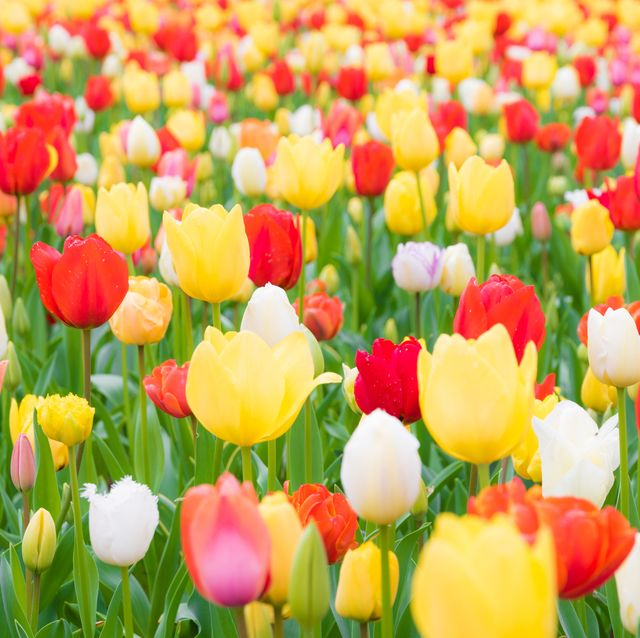
#> input picture Images_and_videos/tulips.jpg, 640 x 638 px
$ python 2_color_images.py
#> lines starting #> are read from the running program, lines starting #| are printed output that depends on the picture
import cv2
import numpy as np


# Define a function to display images
def show(title, source=None):
    cv2.imshow(title, source)
    cv2.waitKey(0)
    cv2.destroyAllWindows()


# Read an image
source_image = cv2.imread('..//Images_and_videos//tulips.jpg')
#> source_image is the input picture: shape (638, 640, 3); mean B, G, R 87.5, 161.1, 197.5
print(source_image.shape)
#| (638, 640, 3)
print(source_image.dtype)
#| uint8

# [7 lines of commented-out code are left out]
blue, green, red = source_image[:, :, 0], source_image[:, :, 1], source_image[:, :, 2]
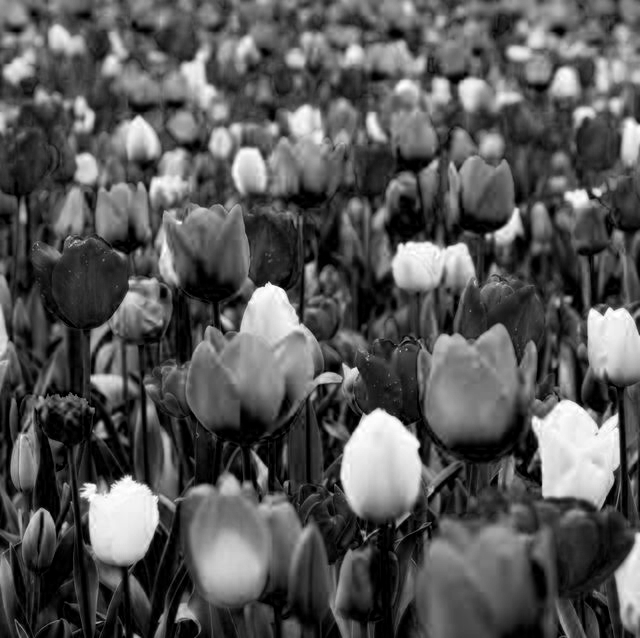
#> blue: shape (638, 640); min 0, max 255, mean 87.5
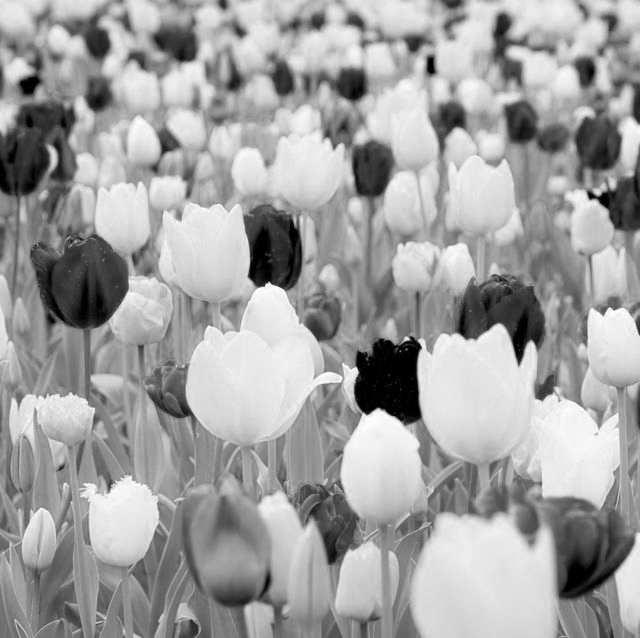
#> green: shape (638, 640); min 0, max 255, mean 161.1
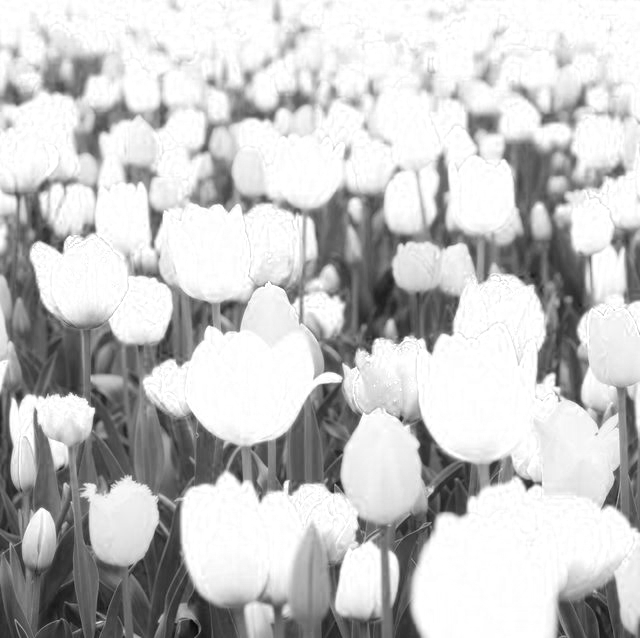
#> red: shape (638, 640); min 6, max 255, mean 197.5

# Manually merge color channels in reversed order to get the RGB image
image_rgb_manual = np.ones_like(source_image)
image_rgb_manual[:, :, 0], image_rgb_manual[:, :, 1], image_rgb_manual[:, :, 2] = red, green, blue

# Merge an RGB image using OpenCV
colors = (red, green, blue)
image_rgb_opencv = cv2.merge(colors)

# Create the Ukrainian flag from scratch
image_UA_flag = np.zeros((300, 600, 3), dtype='uint8')
image_UA_flag[0:150, :, 0] = 255
image_UA_flag[150:300, :, 2] = 255
image_UA_flag[150:300, :, 1] = 255

# Create the Italian flag from scratch
image_IT_flag = np.zeros((300, 600, 3), dtype='uint8')
image_IT_flag[:, 0:200, 1] = 255
image_IT_flag[:, 200:400, :] = 255
image_IT_flag[:, 400:600, 2] = 255

# Create the German flag from scratch
image_GR_flag = np.ones((300, 600, 3), dtype='uint8')
image_GR_flag[0:100, :, :] = 0
image_GR_flag[100:200, :, 2] = 255
image_GR_flag[200:300, :, 1:3] = 255

# [9 lines of commented-out code are left out]
show('Ukrainian flag', image_UA_flag)
#> in show, `cv2.imshow(title, source)`:
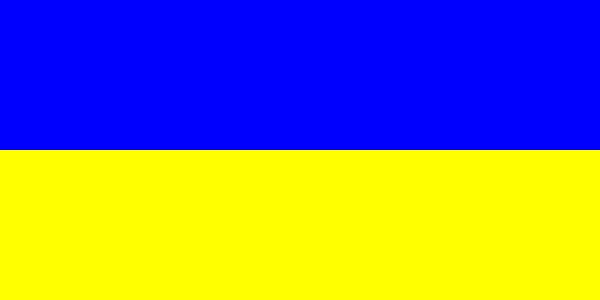
#> window 'Ukrainian flag': shape (300, 600, 3); mean B, G, R 127.5, 127.5, 127.5
show('Italian flag', image_IT_flag)
#> call 2 of show, with title = 'Italian flag'
#> in show (call 2), `cv2.imshow(title, source)`:
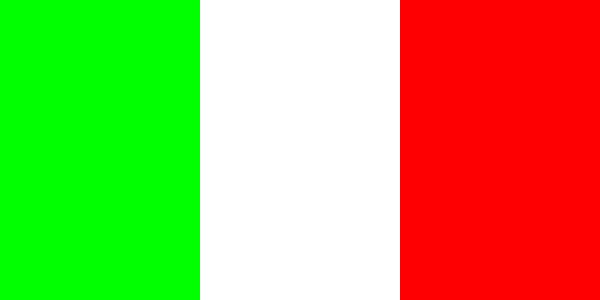
#> window 'Italian flag': shape (300, 600, 3); mean B, G, R 85, 170, 170
show('German flag', image_GR_flag)
#> call 3 of show, with title = 'German flag'
#> in show (call 3), `cv2.imshow(title, source)`:
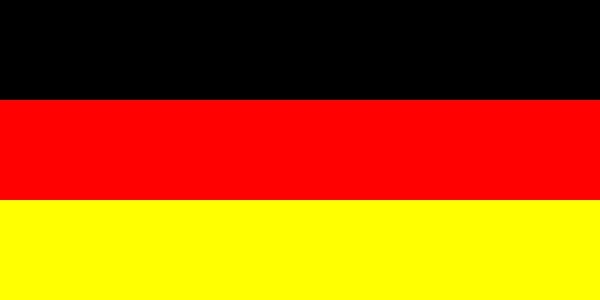
#> window 'German flag': shape (300, 600, 3); mean B, G, R 0.7, 85.3, 170

$ run again, with Images_and_videos/1.jpg copied over Images_and_videos/tulips.jpg
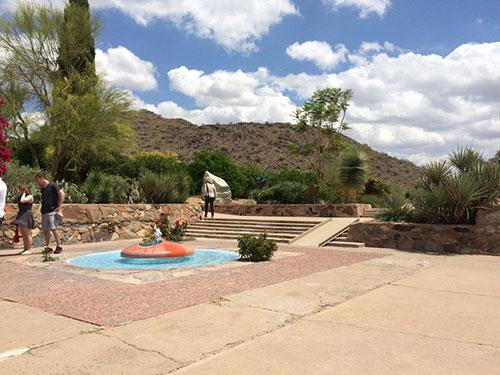
#> input picture Images_and_videos/1.jpg, 500 x 375 px
#> source_image is the input picture: shape (375, 500, 3); mean B, G, R 140.3, 152.5, 162.4
#| (375, 500, 3)
#| uint8
#> `blue, green, red = source_image[:, :, 0], source_image[:, :, 1], sourc..`:
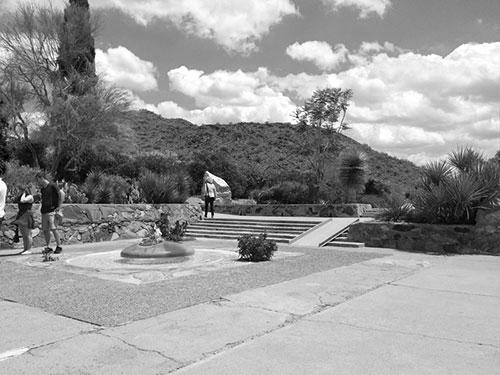
#> green: shape (375, 500); min 0, max 255, mean 152.5
#> `blue, green, red = source_image[:, :, 0], source_image[:, :, 1], sourc..`:
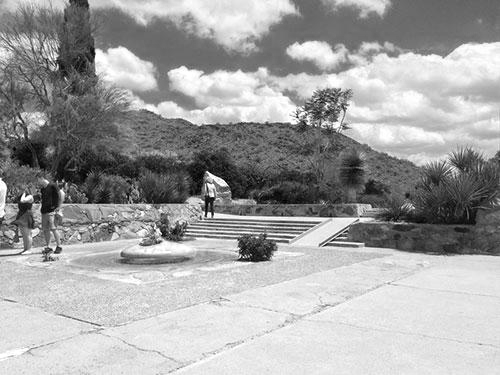
#> red: shape (375, 500); min 0, max 255, mean 162.4

$ run again, with Images_and_videos/Coins4.jpg copied over Images_and_videos/tulips.jpg
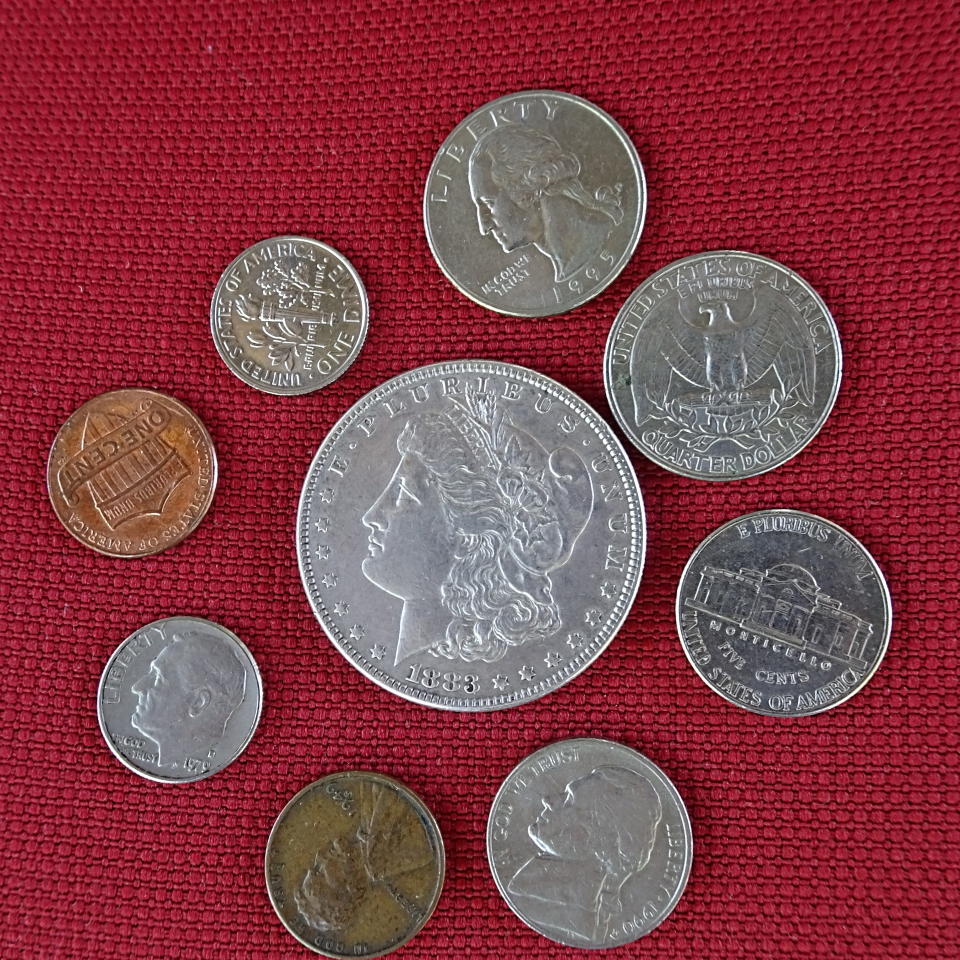
#> input picture Images_and_videos/Coins4.jpg, 1920 x 1920 px (shown at 1/2 size)
#> source_image is the input picture: shape (1920, 1920, 3); mean B, G, R 71.6, 62.6, 131.7
#| (1920, 1920, 3)
#| uint8
#> `blue, green, red = source_image[:, :, 0], source_image[:, :, 1], sourc..`:
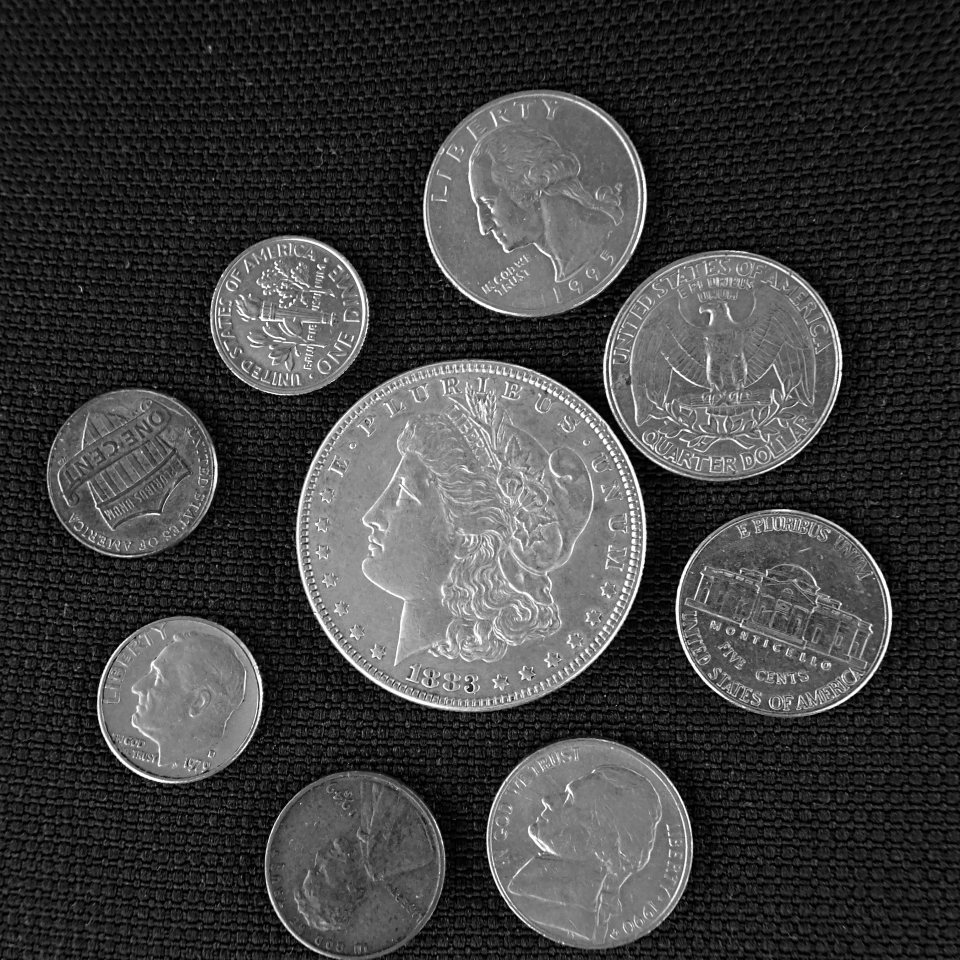
#> green: shape (1920, 1920) (shown at 1/2 size); min 0, max 255, mean 62.6
#> `blue, green, red = source_image[:, :, 0], source_image[:, :, 1], sourc..`:
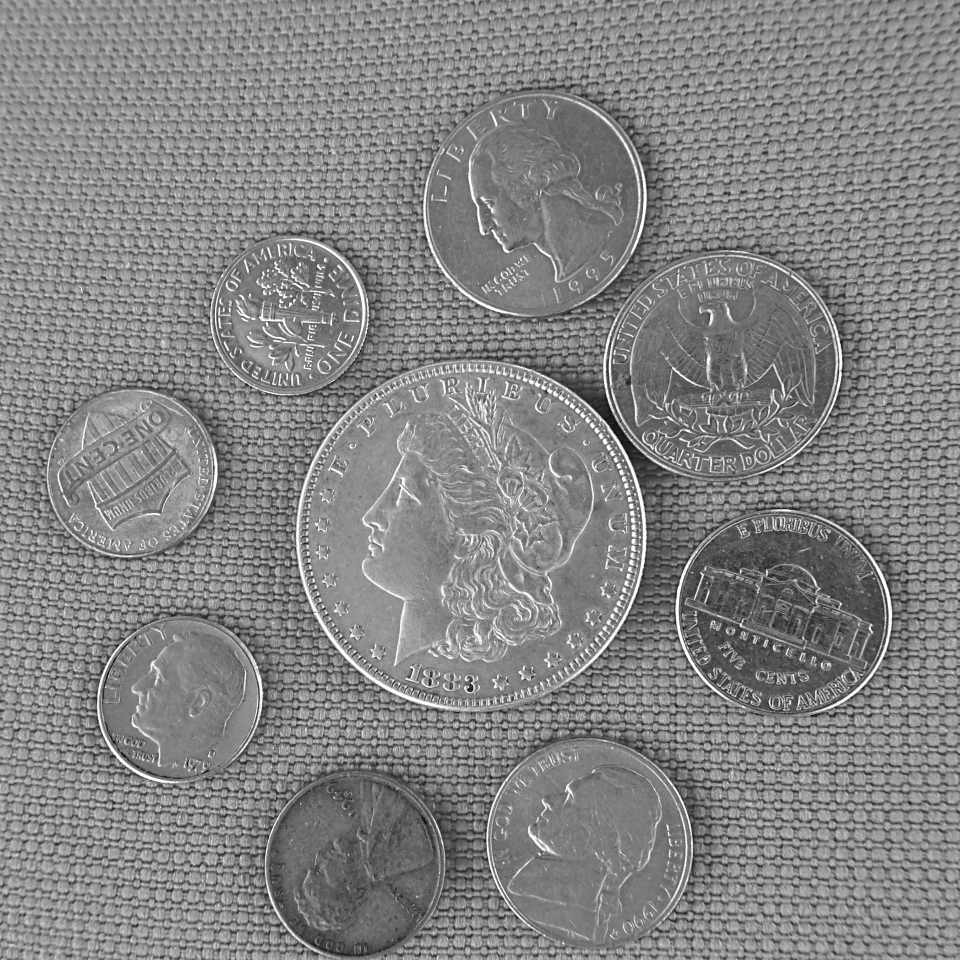
#> red: shape (1920, 1920) (shown at 1/2 size); min 0, max 255, mean 131.7
